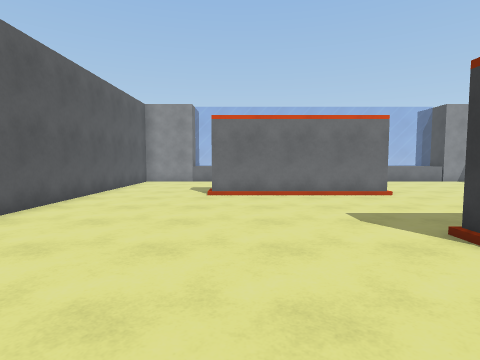
view 1 (above)

18 first-person views from a walk through a Unity game level. The camera is 1.4 m above the floor, tilts 4° down and sees 80° across. The floor is counted in squares, 1 m on a side. Each view is taken from the middle of a square. On the plan, view 1 faces up. The plan holds only what a view shows up to about 14 squares ahead; the rest is blank. The place goes on beyond the plan. The player character is not drawn. Surface patterns are stand-ins for the level's own textures.

view 2
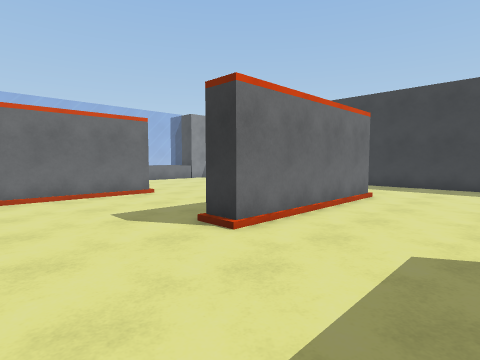

view 3
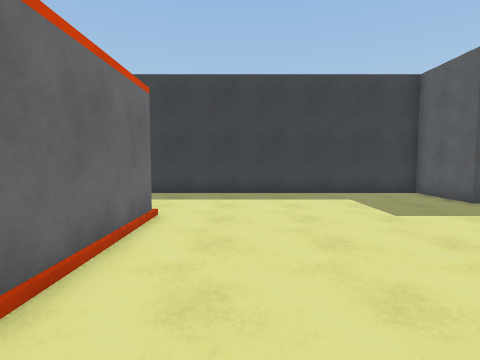

view 4
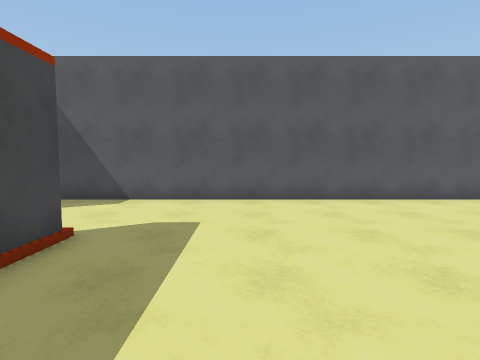

view 5
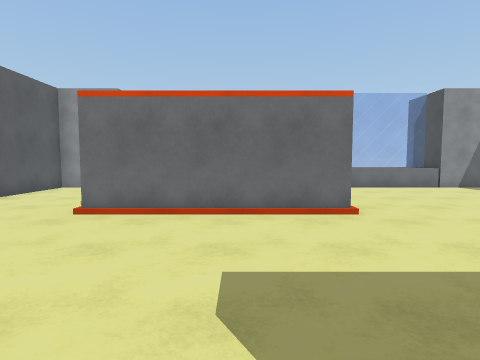

view 6
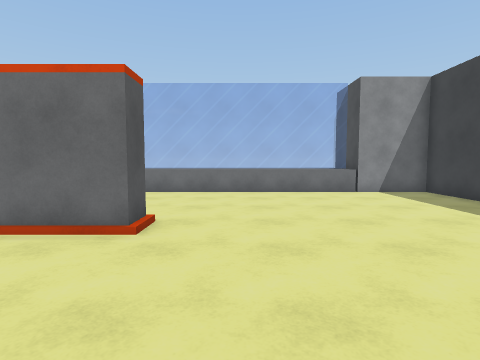

view 7
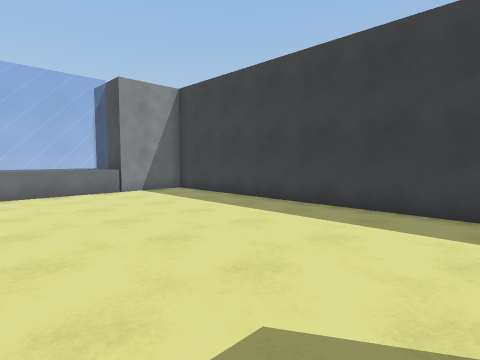

view 8
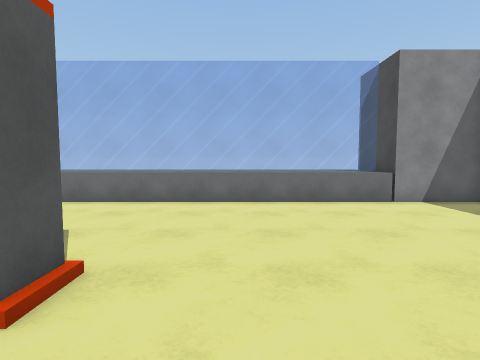

view 9
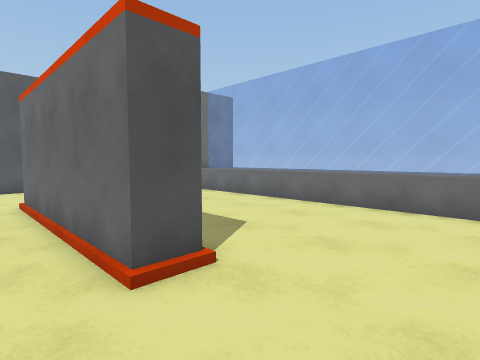

view 10
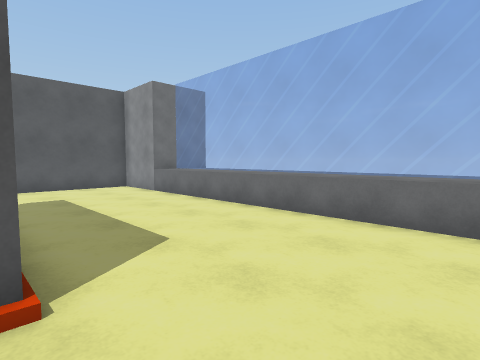

view 11
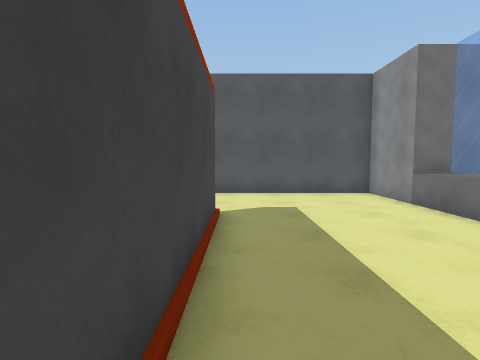

view 12
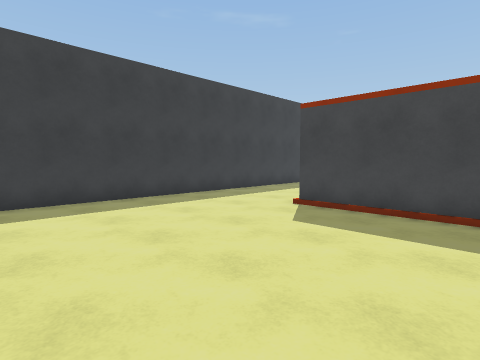

view 13
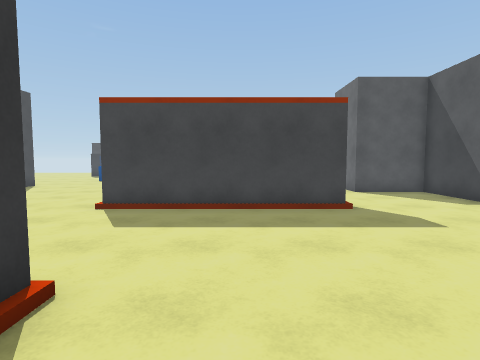

view 14
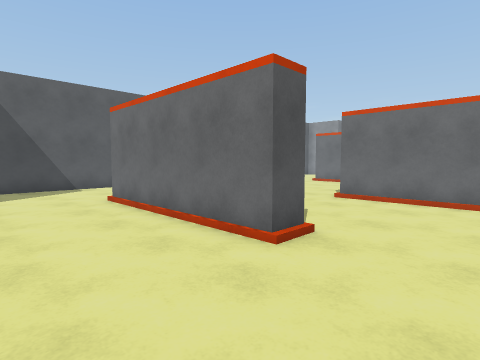

view 15
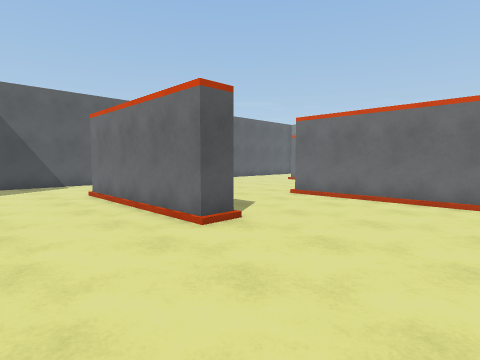

view 16
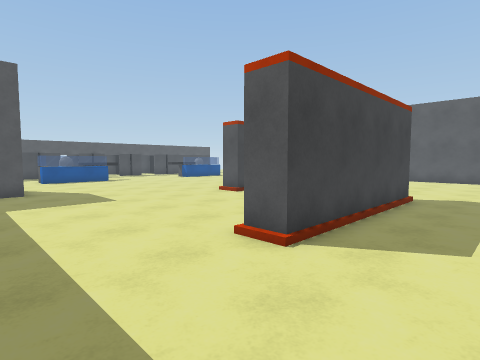

view 17
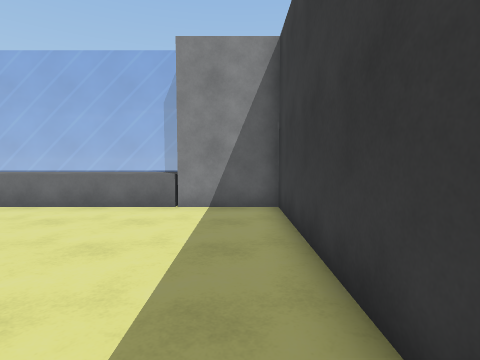

view 18
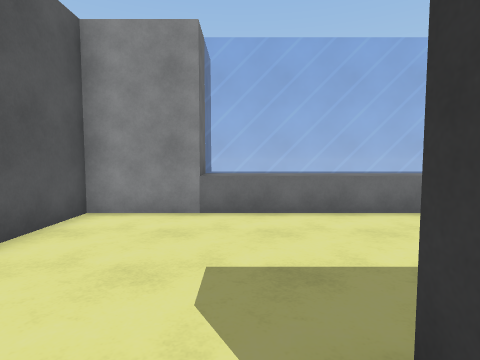

### Floor plan
Key: @ floor where view 1 was taken; # wall or solid block; . main floor; : floor 0.25 m higher than the main floor; = window, fence, low wall or low ledge; ^ raised ledge.
Columns run from 6 left of view 1 to 16 right of it. Each row starts with its distance up from view 1.
 21    #^^^^^^^^^^^^^^^^
 20    =================
 19 ####^^^^^^^^^^^^^^^^###
 18 #.....................#
 17 #.....................#
 16 #.....................#
 15 #.....................#
 14 #.....................#
 13 #.....................#
 12 #....#######:.........#
 11 #.....................#
 10 #.....................#
  9 #.....................#
  8 #.....................#
  7 #.....................#
  6 #.....................#
  5 #.........########....#
  4 #.........########....#
  3 #.....................#
  2 #.....................#
  1 #.....................#
  0 #.....@...............#
 -1 #....########.........#
 -2 #....########.........#
 -3 #.....................#
 -4 #.....................#
 -5 #.....................#
 -6 ####     ..........####

Where each view was taken, in squares from view 1:
view 1: 0 up, 0 right, facing up
view 2: 0 up, 0 right, facing up-right
view 3: 2 up, 4 right, facing right
view 4: 2 up, 4 right, facing left
view 5: 4 up, 3 right, facing up
view 6: 6 up, 8 right, facing up
view 7: 6 up, 8 right, facing up-right
view 8: 9 up, 8 right, facing up
view 9: 10 up, 9 right, facing up-left
view 10: 12 up, 9 right, facing up-left
view 11: 13 up, 6 right, facing left
view 12: 13 up, 6 right, facing down-right
view 13: 7 up, 2 right, facing down
view 14: 6 down, 9 right, facing up-left
view 15: 6 down, 11 right, facing up-left
view 16: 8 up, 15 right, facing down-left
view 17: 10 up, 15 right, facing up
view 18: 11 up, 2 left, facing up
